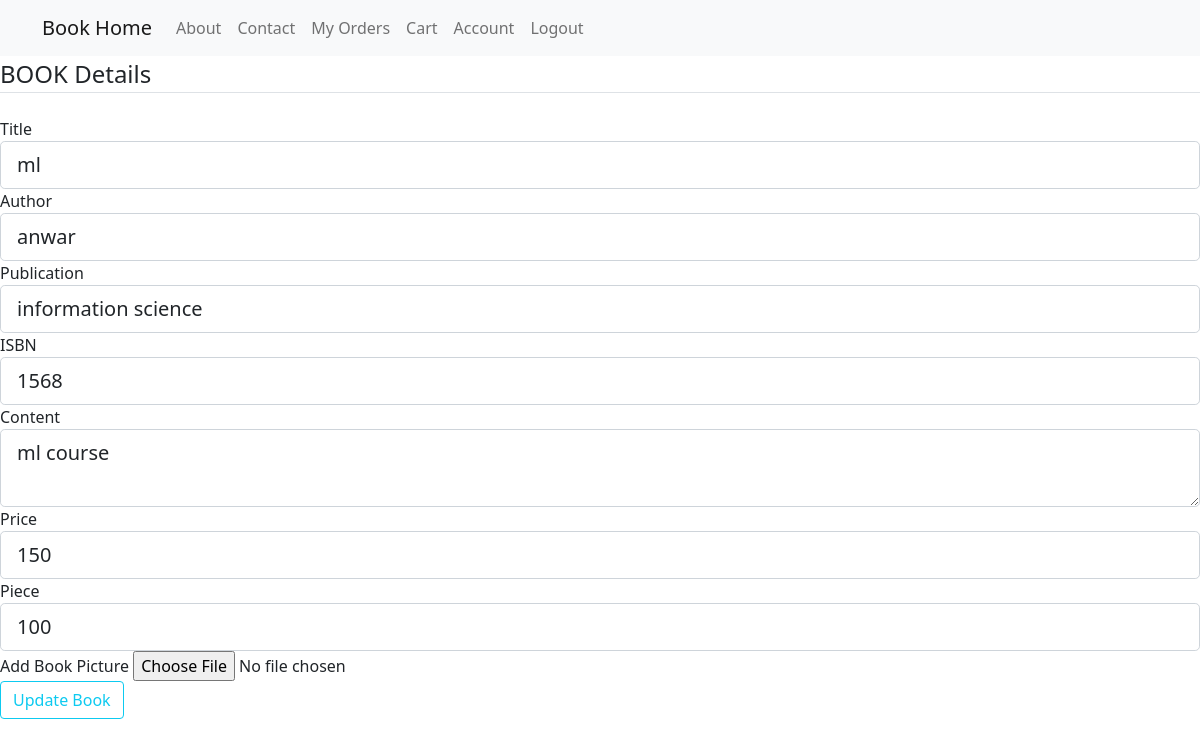
Before: /edit_book/6 (signed in) with the older database file.
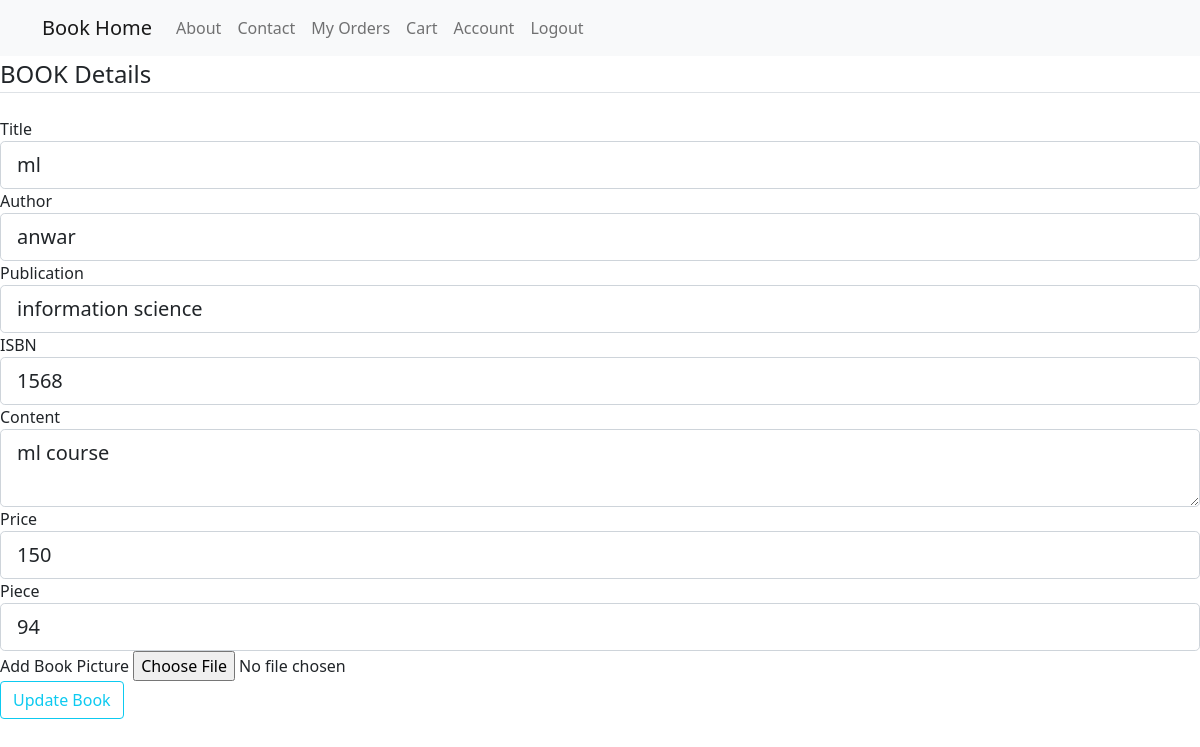
After: the same page with the newer database file.
### Models.py (models this page shows, shortened)
class Book(db.Model, UserMixin):
    id = db.Column(db.Integer, primary_key=True)
    title = db.Column(db.String(100), nullable=False)
    author = db.Column(db.String(100), nullable=False)
    publication = db.Column(db.String(100), nullable=False)
    ISBN = db.Column(db.String(100), nullable=False)
    content = db.Column(db.Text, nullable=False)
    price = db.Column(db.Integer, nullable=False)
    piece=db.Column(db.Integer, nullable=False)
    image_file = db.Column(db.String(20), nullable=False, default='default.jpg')
    cart=db.relationship('Cart', backref='cartbook', lazy=True)
    orderbook=db.relationship('OrderBook', backref='orderbook', lazy=True)

### routes.py (the view)
@app.route("/edit_book/<int:book_id>",methods=['GET', 'POST'])
@login_required
def edit_book(book_id):
    form = UpdateBookForm()
    book = Book.query.get_or_404(book_id)
    if form.validate_on_submit():
        if form.picture.data:
            picture_file = save_picture(form.picture.data , user = False)
            book.image_file=picture_file
        book.title=form.title.data
        book.author=form.author.data
        book.publication=form.publication.data
        book.ISBN=form.ISBN.data
        book.content=form.content.data
        book.price=form.price.data
        book.piece=form.piece.data
        db.session.commit()
        return redirect(url_for('home'))
    elif request.method == 'GET':
        form.title.data = book.title
        form.author.data = book.author
        form.publication.data=book.publication
        form.ISBN.data=book.ISBN
        form.content.data=book.content
        form.price.data=book.price
        form.piece.data=book.piece
    return render_template('add_book.html', form=form,book=book)

### forms.py
class UpdateBookForm(FlaskForm):
    title = StringField('Title',validators=[DataRequired()])
    author = StringField('Author',validators=[DataRequired()])
    publication = StringField('Publication',validators=[DataRequired()])
    ISBN = StringField('ISBN',validators=[DataRequired()])
    content = TextAreaField ('Content',validators=[DataRequired()])
    price = StringField('Price',validators=[DataRequired()])
    piece = StringField('Piece',validators=[DataRequired()])
    picture = FileField('Add Book Picture', validators=[FileAllowed(['jpg', 'png'])])
    submit = SubmitField('Update Book')

### Models.py (called while the page is built)
@login_manager.user_loader
def load_user(user_id):
    return User.query.get(int(user_id))

### templates/add_book.html (shortened to what the changed rows need)
{% extends "home.html" %}
{% block content %}
	<div class="content-section">
        <form method="POST" action="" enctype="multipart/form-data">
            <fieldset class="form-group">
                <div class="form-group">
                    {{ form.title.label(class="form-control-label") }}
                    {% if form.title.errors %}
                        {{ form.title(class="form-control form-control-lg is-invalid") }}
                        <div class="invalid-feedback">
                            {% for error in form.title.errors %}
                                <span>{{ error }}</span>
                            {% endfor %}
                        </div>
                    {% else %}
                        {{ form.title(class="form-control form-control-lg") }}
                    {% endif %}
                </div>
				<div class="form-group">
                    {{ form.author.label(class="form-control-label") }}
                    {% if form.author.errors %}
                        {{ form.author(class="form-control form-control-lg is-invalid") }}
                        <div class="invalid-feedback">
                            {% for error in form.author.errors %}
                                <span>{{ error }}</span>
                            {% endfor %}
                        </div>
                    {% else %}
                        {{ form.author(class="form-control form-control-lg") }}
                    {% endif %}
                </div>
				<div class="form-group">
                    {{ form.publication.label(class="form-control-label") }}
                    {% if form.publication.errors %}
                        {{ form.publication(class="form-control form-control-lg is-invalid") }}
                        <div class="invalid-feedback">
                            {% for error in form.publication.errors %}
                                <span>{{ error }}</span>
                            {% endfor %}
                        </div>
                    {% else %}
                        {{ form.publication(class="form-control form-control-lg") }}
                    {% endif %}
                </div>
				<div class="form-group">
                    {{ form.ISBN.label(class="form-control-label") }}
                    {% if form.ISBN.errors %}
                        {{ form.ISBN(class="form-control form-control-lg is-invalid") }}
                        <div class="invalid-feedback">
                            {% for error in form.ISBN.errors %}
                                <span>{{ error }}</span>
                            {% endfor %}
                        </div>
                    {% else %}
                        {{ form.ISBN(class="form-control form-control-lg") }}
                    {% endif %}
                </div>
				<div class="form-group">
                    {{ form.content.label(class="form-control-label") }}
                    {% if form.content.errors %}
                        {{ form.content(class="form-control form-control-lg is-invalid") }}
                        <div class="invalid-feedback">
                            {% for error in form.content.errors %}
                                <span>{{ error }}</span>
                            {% endfor %}
                        </div>
                    {% else %}
                        {{ form.content(class="form-control form-control-lg") }}
                    {% endif %}
                </div>
				<div class="form-group">
                    {{ form.price.label(class="form-control-label") }}
                    {% if form.price.errors %}
                        {{ form.price(class="form-control form-control-lg is-invalid") }}
                        <div class="invalid-feedback">
                            {% for error in form.price.errors %}
                                <span>{{ error }}</span>
                            {% endfor %}
                        </div>
                    {% else %}
                        {{ form.price(class="form-control form-control-lg") }}
                    {% endif %}
                </div>
				<div class="form-group">
                    {{ form.piece.label(class="form-control-label") }}
                    {% if form.piece.errors %}
                        {{ form.piece(class="form-control form-control-lg is-invalid") }}
                        <div class="invalid-feedback">
                            {% for error in form.piece.errors %}
                                <span>{{ error }}</span>
                            {% endfor %}
                        </div>
                    {% else %}
                        {{ form.piece(class="form-control form-control-lg") }}
                    {% endif %}
                </div>
            </fieldset>
        </form>
    </div>
{% endblock content %}

Changed rows visible on the page:
changed Book "ml": piece "100" → "94"
